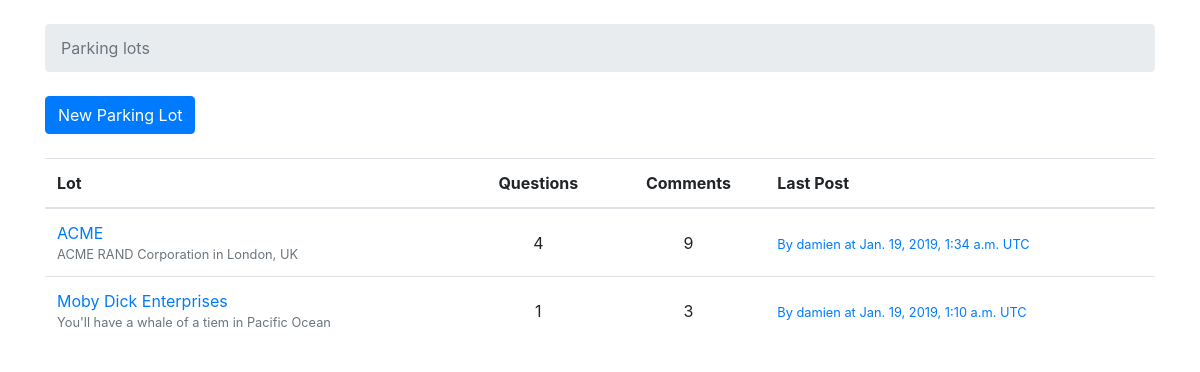
/lots/, run on an earlier commit of the app's database.
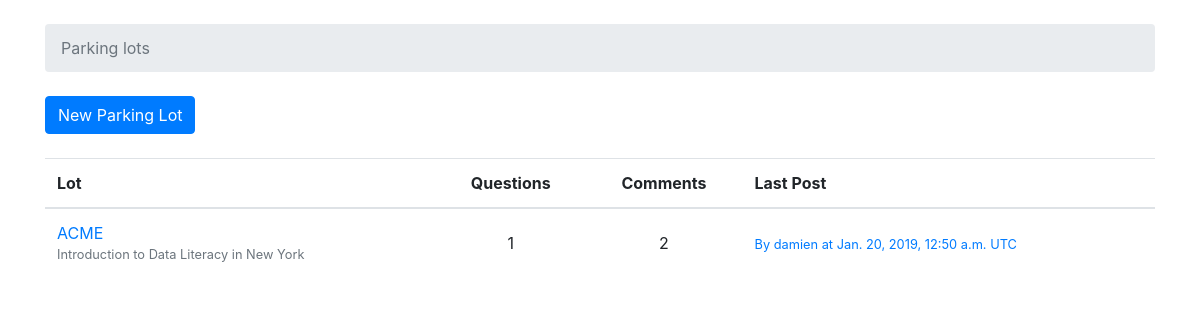
And on a later commit of the database.
### lot/models.py (models this page shows, shortened)
class Lot(models.Model):
    group_name = models.CharField(max_length=30, unique=True)
    description = models.CharField(max_length=100)
    location = models.CharField(max_length=100)
    start_date = models.DateField(null=True)
    end_date = models.DateField(null=True)
    slug = models.SlugField(unique=True)
    timezone = models.CharField(max_length=100, choices=TIMEZONE_CHOICES,
                                default='America/Los_Angeles')
    def get_comments_count(self):
        return Post.objects.filter(question__lot=self).count()
    def get_last_comment(self):
        return (Post.objects.filter(question__lot=self)
                .order_by('-created_at')
                .first())

class Post(models.Model):
    message = models.TextField(max_length=4000)
    question = models.ForeignKey(Question, related_name='posts',
                                 on_delete=models.CASCADE)
    created_at = models.DateTimeField(auto_now_add=True)
    updated_at = models.DateTimeField(null=True)
    created_by = models.ForeignKey(User, related_name='posts',
                                   on_delete=models.CASCADE)
    updated_by = models.ForeignKey(User, null=True, related_name='+',
                                   on_delete=models.CASCADE)

### lot/views.py (the view)
# urls.py: path('lots/', views.LotListView.as_view(), name='list_lots'),
class LotListView(ListView):
    model = Lot
    context_object_name = 'lots'
    template_name = 'list_lots.html'

### templates/list_lots.html
{% extends 'base.html' %}
{% block breadcrumb %}
  <li class="breadcrumb-item active">Parking lots</li>
{% endblock %}
{% block content %}
  <div class="mb-4">
      <a href="{% url 'create_lot' %}" class="btn btn-primary">New Parking Lot</a>
  </div>
  <table class="table">
    <thead class="thead inverse">
      <tr>
        <th>Lot</th>
        <th class='text-center'>Questions</th>
        <th class='text-center'>Comments</th>
        <th>Last Post</th>
        </tr>
    </thead>
    <tbody>
      {% for lot in lots %}
      <tr>
          <td>
              <a href="{% url 'list_questions' lot.slug %}">{{lot.group_name}}</a>
              <small class="text-muted d-block">{{ lot.description }} in {{lot.location}}</small>
        </td>
        <td class="text-center align-middle">
            {{ lot.questions.count }}
        </td>
        <td class="text-center align-middle">
            {{ lot.get_comments_count }}
        </td>
        <td class="align-middle">
            {% with post=lot.get_last_comment %}
            {% if post %}
            <small>
                <a href="#">
                    By {{ post.created_by.username }} at {{post.created_at}} UTC
                </a>
            </small>
            {% else %}
              <small class="text-muted">
                  <em>No comments yet</em>
              </small>
              {% endif %}
            {% endwith %}
        </td>
      </tr>
      {% endfor %}
    </tbody>
  </table>
{% endblock %}

What changed in the data, as far as the page shows it:
removed Lot: group_name "Moby Dick Enterprises", description "You'll have a whale of a tiem", location "Pacific Ocean", questions.count "1", get_comments_count "3", get_last_comment.created_by.username "damien", get_last_comment.created_at "Jan. 19, 2019, 1:10 a.m."
changed Lot "ACME": description "ACME RAND Corporation" → "Introduction to Data Literacy"; location "London, UK" → "New York"; questions.count "4" → "1"; get_comments_count "9" → "2"; get_last_comment.created_at "Jan. 19, 2019, 1:34 a.m." → "Jan. 20, 2019, 12:50 a.m."
